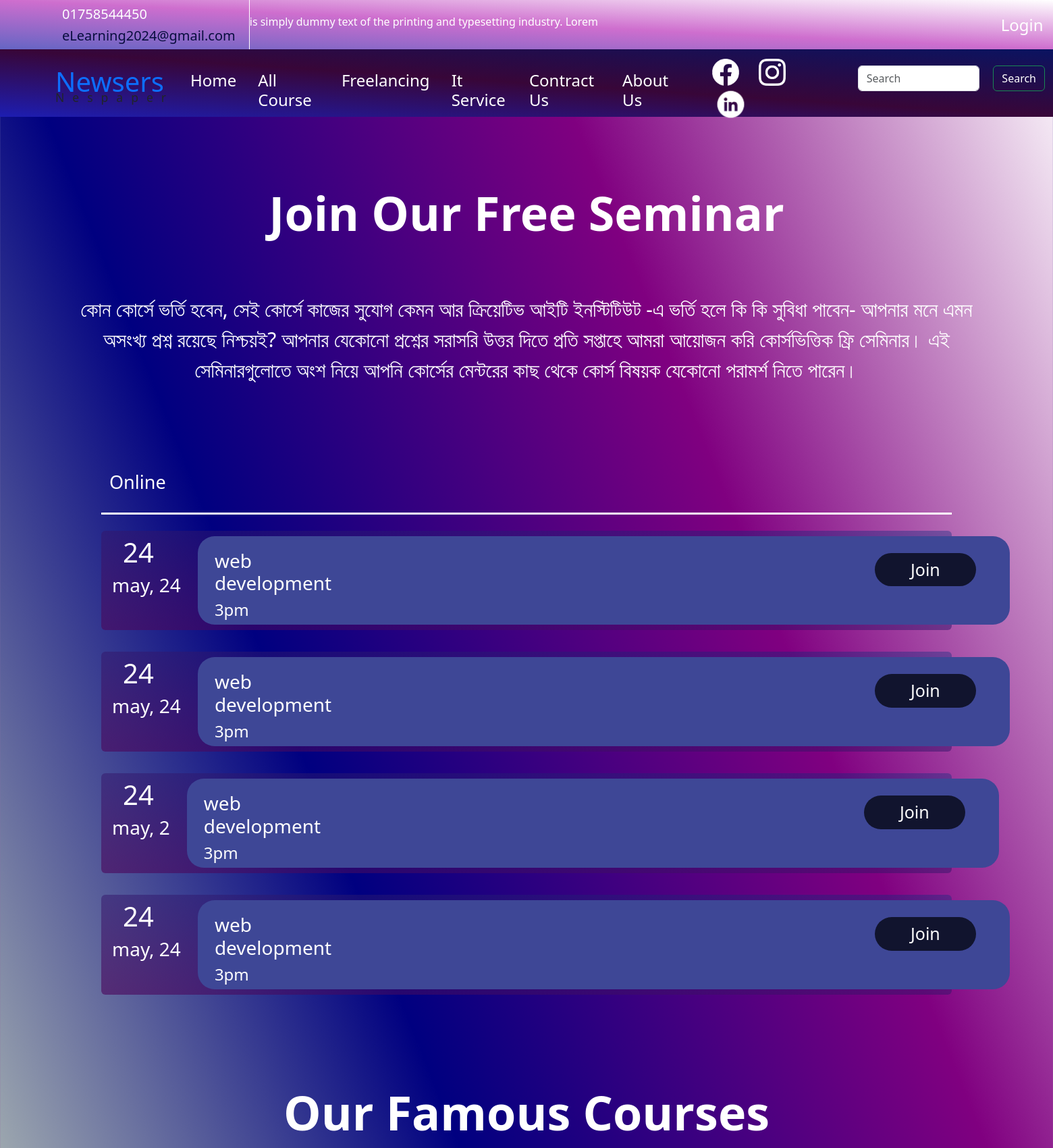
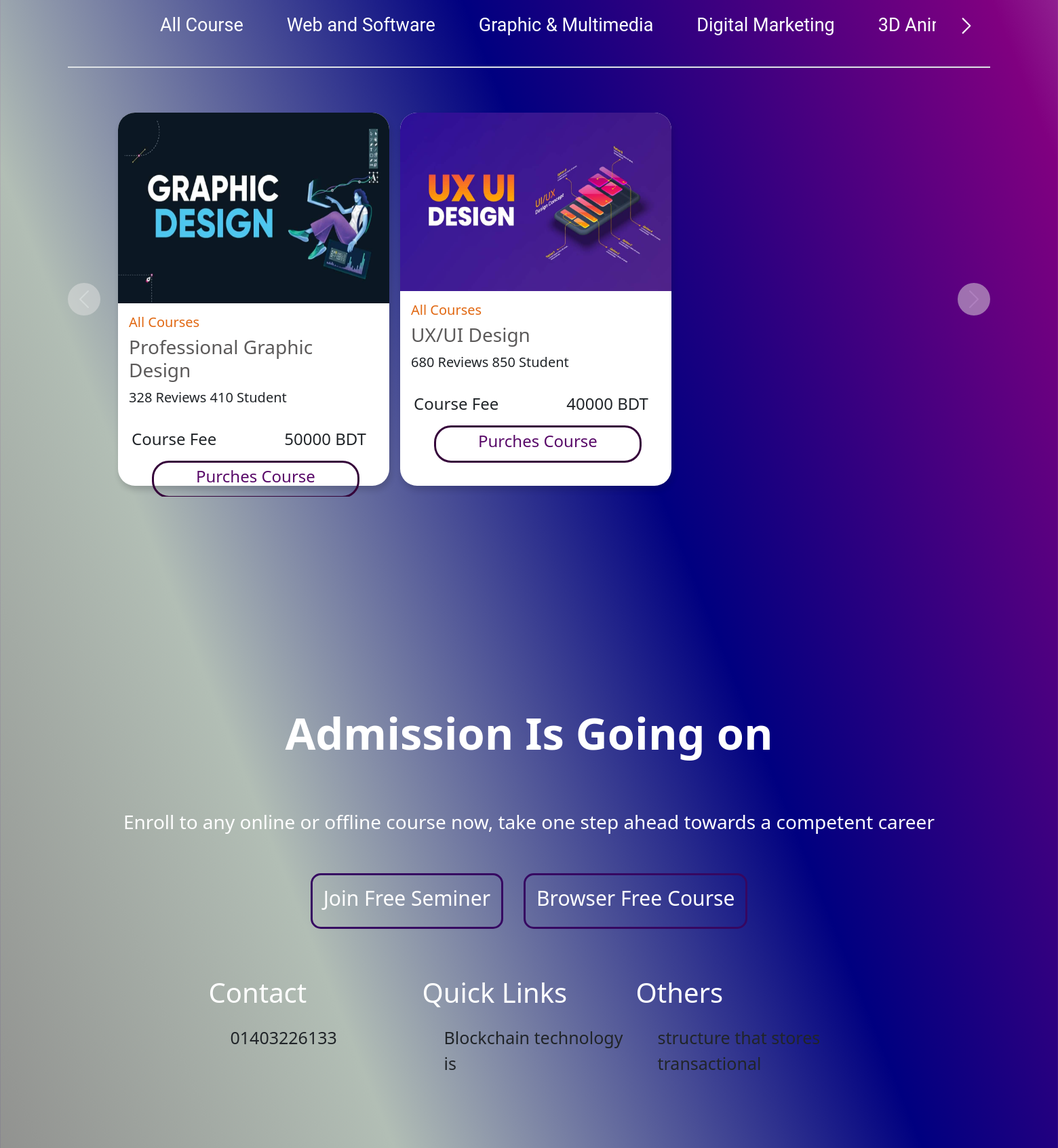
Page /Homepage/category/graphic-multimedia/ (upper part) on the committed database (2 pictures, top to bottom).
### HomePage/models.py (models this page shows, shortened)
class Navbar_text(models.Model):
    Text = models.TextField(blank=True, null= True)
    class Meta:
         verbose_name = 'Latest Navbar News Text'
         verbose_name_plural = 'Latest Navbar News Text'

class Seminer_Image_Text(models.Model):
    Seminer_image =models.ImageField(upload_to='HomePage/media/', blank=True, null=True, default= ' ')
    seminer_text  = models.TextField(blank=True, null=True, default=' ')
    class Meta:
         verbose_name = 'Set Home Page Seminer Image'
         verbose_name_plural = 'Set Home Page Seminer Image'

class Seminer_Time(models.Model):
    day = models.CharField( max_length=10, blank=True, null=True, default= ' ')
    month_Year = models.CharField(max_length=20, blank=True,null=True, default=' ')
    seminer_subject = models.CharField(max_length=150, blank=True, null=True, default=' ')
    seminer_time =models.CharField(max_length=100, blank=True, null=True, default=' ')
    class Meta:
         verbose_name = 'Set Online Seminer Time'
         verbose_name_plural = 'Set Online Seminer Time'

class Footer_other_detail_header(models.Model):
    Header_Name =models.CharField(max_length=100, blank=True, null=True)
    class Meta:
         verbose_name = 'Footer Other Detail Title'
         verbose_name_plural = 'Footer Other Detail Title'

class Header_li(models.Model):
    HeaderChoice=models.ForeignKey(Footer_other_detail_header, on_delete=models.CASCADE)
    List_Data = models.CharField(max_length=300, blank=True, null= True)
    class Meta:
         verbose_name = 'Footer Other Detail Title Data'
         verbose_name_plural = 'Footer Other Detail Title Data'

### Deshboard/models.py (models this page shows, shortened)
class All_Category_model(models.Model):
    Category_Name = models.CharField(max_length=150, blank=True, null=True, default=' ')
    slug = models.SlugField( max_length=150, unique= True, blank=True, null=True, default=' ')
    Category_Image = models.ImageField(upload_to='Deshboard/media/', blank=True, null=True, default=' ')
    class Meta:
         verbose_name = '4.1 All Category Name and Image'
         verbose_name_plural = '4.1 All Category Name and Image'

class All_Category_Card_Data(models.Model):
    Category_Name = models.ForeignKey(All_Category_model, on_delete=models.CASCADE, blank=True, null=True, default=' ', related_name='category_name')
    Image = models.ImageField(upload_to='Deshboard/media/', blank=True, null=True, default=' ')
    Course_name = models.CharField(max_length=100, blank=True, null=True, default=' ')
    student_review = models.CharField(max_length=200, blank=True, null=True, default=' ')
    Course_fees = models.CharField(max_length=100, blank=True, null=True, default=' ')
    class Meta:
         verbose_name = '4.2 All Category Card Data'
         verbose_name_plural = '4.2 All Category Card Data'

### HomePage/views.py (the view)
# urls.py: path('category/<slug:category_slug>/',views.Seminer_Page_views, name = 'seminer_page_category'),
def Seminer_Page_views(request, category_slug = None):
    seminer = Seminer_Time.objects.all()
    seminerText = Seminer_Image_Text.objects.last()
    if not seminerText:
        seminerText = None
    all_cagegory = All_Category_model.objects.all()
    card_data = All_Category_Card_Data.objects.all()
    if category_slug is not None:
        CategoryName = All_Category_model.objects.get(slug =category_slug )
        card_data = All_Category_Card_Data.objects.filter(Category_Name = CategoryName)
    all_cattogory_top_text = All_category_text.objects.last()
    return render(request, 'join_seminer.html', {
        'seminer': seminer,
        'seminerText': seminerText,
        'all_cagegory': all_cagegory,
        'card_data':card_data,
        'all_cattogory_top_text':all_cattogory_top_text,
    })

### HomePage/context_processors.py (called while the page is built)
def getBaseData(request):
    navbarText = Navbar_text.objects.all().last()
    Footer_other_header_name = Footer_other_detail_header.objects.all()
    CattegoryHeader = Footer_other_detail_header.objects.all()
    CattegoryHeaderData = {}
    for header in CattegoryHeader:
        CattegoryHeaderData[header] = Header_li.objects.filter(HeaderChoice = header )
    Pyament_image = Payment_Merchant.objects.all()
    footer_last = [Footer_Last_section.objects.last()]  # Wrap the object in a list
    return {'navbarText': navbarText,
            'Footer_other_header_name':Footer_other_header_name,
            'CattegoryHeaderData':CattegoryHeaderData,
            'Pyament_image': Pyament_image,
            'footer_last':footer_last,
            }

### HomePage/templates/join_seminer.html (shortened to what this page needs)
{% extends "base.html" %}
{% load static %}
{% block blockname %}
<div class="joinseminerfulldiv">
  <div class="text-center joinseminersecdiv">
      <h1 class="joinseminerheadername">Join Our Free Seminar</h1>
      <p class="joinseminerheaderptag">{{ seminerText.seminer_text }}</p>
  </div>
</div>
<div class="seminertimefulldiv">
    <div class="seminertimesecdiv">
        <div class=" d-flex p-2">
            <div class=" px-1 online" >
                <p>Online</p>
            </div>
        </div>
        <div>
            <div style="  border-bottom: 3px solid rgb(255, 255, 255);">
            </div>
        </div>
        <div>
         {% for i in seminer %}
          <ul class="list-group pb-2 pt-4  ">
          <li class="list-group-item seminerfulltutton" aria-current="true">
            <div class=" seminerdatediv">
              <h1 class="px-3"> {{i.day}} </h1>
              <span><h3> {{i.month_Year}} </h3></span>
            </div>
            <div class=" seminerudnderbodey">
              <div class=" pt-1 seminerudnderbodeysecdiv">
                <div class="pt-3 d-flex">
                  <div>
                    <h3 class=""> {{i.seminer_subject}} </h3>
                    <h4> {{i.seminer_time}} </h4>
                  </div>
                  <div  class="joinbutton">
                    <div class="joinbuttonsecdiv">
                      <a type="button" class="btn  joinbuttonsecbutton" >Join</a>
                    </div>
                  </div>
                </div>
              </div>
            </div>
          </li>
          </ul>
         {% endfor %}
        </div>
    </div>
</div>
<div class="allcourse">
  <div class="allcouresunder">
    <div class="text-center pt-4">
      <h1 class="fontsize">Our Famous Courses</h1>
  </div>
    <div class="d-flex gap-5 justify-content-center cattegoytype" style="display: block;">
      <div class="scrollable-tabs-container">
       <div class="scrollpayul  slider-services">
        <ul class="">
          <li>
            <a href="{% url 'seminer_page' %}" class=" acctive1"> All Course</a>
          </li>
          {% for cat in all_cagegory %}
          <li>
            <a href="{% url 'seminer_page_category' cat.slug %}" class=" acctive1"> {{cat.Category_Name}} </a>
          </li>
          {% endfor %}
        </ul>
       </div>
        <div class="right-arrow active">
          <svg xmlns="http://www.w3.org/2000/svg" fill="none" viewBox="0 0 24 24" stroke-width="1.5" stroke="currentColor" class="w-6 h-6">
            <path stroke-linecap="round" stroke-linejoin="round" d="M8.25 4.5l7.5 7.5-7.5 7.5"/>
          </svg>
        </div>
      </div>
    </div>
    <div class="border">
    </div>
    <div class="allcoursebanner">
      <div id="carouselExample" class="carousel">
        <div class="carousel-inner firstinner">
          {% for i in card_data %}
          <div class="carousel-item active carousel1">
            <div class="card allcatcard">
               <div>
                <img src="{{i.Image.url}}" alt="" class="images">
                <div class="card-body">
                  <h5 class="card-title AllCourses">All Courses</h5>
                  <a class="coursename" href="{% url 'CourseDetailsPage' i.id %}"><h3> {{i.Course_name}} </h3></a>
                  <p class="reviews"> {{i.student_review}} </p>
                </div>
                <div class="">
                  <div class="d-flex coursefeediv">
                    <h4>Course Fee</h4>
                    <div class="coursefee">
                      <h4> {{i.Course_fees}} BDT  </h4>
                    </div>
                  </div>
                  <div  class="buttondiv">
                    <a href="#" class="btn cardbuttonborder atag" >
                      <h4 class="margin">Purches Course</h4>
                    </a>
                  </div>
                </div>
               </div>
            </div>
        </div>
          {% endfor %}
        </div>
        <button class="carousel-control-prev controlprev" type="button" data-bs-target="#carouselExample" data-bs-slide="prev">
            <span class="carousel-control-prev-icon" aria-hidden="true"></span>
        </button>
        <button class="carousel-control-next controlnxt" type="button" data-bs-target="#carouselExample" data-bs-slide="next">
            <span class="carousel-control-next-icon" aria-hidden="true"></span>
        </button>
      </div>
    </div>
  </div>
</div>
{% endblock blockname %}

### templates/base.html (shortened to what this page needs)
{% load embed_video_tags %}
{% load static %}
<!DOCTYPE html>
<html lang="en">
<head>
    <link href="https://cdn.jsdelivr.net/gh/gitbrent/bootstrap4-toggle@3.6.1/css/bootstrap4-toggle.min.css" rel="stylesheet">
    <link href="https://cdn.jsdelivr.net/npm/bootstrap@5.3.3/dist/css/bootstrap.min.css" rel="stylesheet">
</head>
<body class="fullbody">
<div class="container-fluid sticky-top px-0 ">
  <div class="container-fluid topbar firstnavbar d-none d-lg-block">
    <div class=" px-0">
        <div class="topbar-top d-flex flex-lg-wrap">
            <div class="top-info d-flex">
                <div class="border-end numemail border-white">
                    <div>
                        <h5 class="text-white pt-1">01758544450</h5>
                    </div>
                    <div class="elearningemail">
                        <h5>eLearning2024@gmail.com</h5>
                    </div>
                </div>
                <div class="overflow-hidden" style="width: 1050px;">
                    <div id="note" class="lefttorighttext">
                     <p class="text-white scrolling-text"> {{navbarText.Text}} </p>
                    </div>
                </div>
                <div class="d-flex logoutdiv">
                    <div class="gap-5">
                        <a href="" class="btn logout"><h4>Login</h4></a>
                    </div>
                </div>
            </div>
        </div>
    </div>
</div>
  <div class="container-fluid secondnavbar">
    <div class=" px-0" >
      <nav class="navbar navbar-expand-xl">
          <a href="{% url 'homepage' %}" class="navbar-brand  navlogoa">
              <p class="text-primary display-6 mb-2" style="line-height: 0;">Newsers</p>
              <small class="text-body fw-normal" style="letter-spacing: 12px;">Nespaper</small>
          </a>
          <div class="collapse navbar-collapse py-3" id="navbarCollapse">
            <div class="navbar-nav  gap-3" >
                <a href="{% url 'homepage' %}" class="nav-item nav-link active"><H4 class="nabtextcolor">Home</H4></a>
                <a href="" class="nav-item nav-link nabtextcolor"><H4>All Course</H4></a>
                <a href="" class="nav-item nav-link nabtextcolor"><h4>Freelancing</h4></a>
                <a href="" class="nav-item nav-link nabtextcolor"><h4>It Service</h4></a>
                <a href="" class="nav-item nav-link nabtextcolor"><h4>Contract Us</h4></a>
                <a href="" class="nav-item nav-link nabtextcolor"><h4>About Us</h4></a>
                <div class="socialicondiv d-flex">
                 <div>
                  <img src="{% static 'socialmedia/facebook1.png' %}" class="socialicon" alt="">
                  <img src="{% static 'socialmedia/instagram.png' %}" class="socialicon" alt="">
                  <img src="{% static 'socialmedia/linkdin.png' %}" class="linkdin" alt="">
                 </div>
                  <div class="searchopt">
                    <form class="form-inline d-flex">
                      <input class="form-control mr-sm-2" type="search" placeholder="Search" aria-label="Search">
                      <button class="btn btn-outline-success searchbtn my-2 my-sm-0 px" type="submit">Search</button>
                    </form>
                  </div>
                </div>
            </div>
          </div>
      </nav>
    </div>
  </div>
</div>
      {% block blockname %}
      {% endblock blockname %}
<div class="Footerfirstdiv">
  <div>
    <div style="text-align: center;">
      <p class="Footerdivp" >Admission Is Going on</p>
      <h3 class="Footerdivh3">
        Enroll to any online or offline course now, take one step ahead towards a competent career
      </h3>
    </div>
    <div class=" d-flex align-content-center justify-content-center footerbutton">
     <div  class="footerbutton1" >
      <a type="button" class="btn  footerbutton12 p-3"><h4 class="footerbuttontext">Join Free Seminer</h4></a>
     </div>
     <div class="footerbutton2">
      <a type="button" class="btn footerbutton12 p-3" ><h4 class="footerbuttontext">Browser Free Course</h4></a>
     </div>
    </div>
    <div class="align-content-center justify-content-center footertextall">
      <div class="d-flex align-content-center justify-content-center footertextseconddiv">
          {% for header in Footer_other_header_name %}
          <div class="col-3">
              <h1 class="footerseconddivh1">{{ header.Header_Name }}</h1>
              <ul class="footerseconddivul">
                  {% for item in header.header_li_set.all %}
                  <li class="pt-3">{{ item.List_Data }}</li>
                  {% endfor %}
              </ul>
          </div>
          {% endfor %}
      </div>
  </div>
  </div>
</div>
<div class="paymentfirstdiv">
  <div class=" paymentsecdiv text-center">
  </div>
</div>
</body>
</html>

### templates/base.html (style rules this page uses)
.fullbody { background: linear-gradient(to left bottom, white, purple, rgb(0,0,128),rgb(178, 190, 181),rgb(134, 131, 131) ); }
.secondnavbar { background: linear-gradient(to left bottom, rgb(10, 19, 97), rgb(56, 6, 56), rgb(29, 29, 177) ); height: 100px; }
#navbarCollapse { background:#00000000; }
.firstnavbar { background: linear-gradient(to left bottom, white, rgb(206, 110, 206), rgb(101, 101, 196) ); }
.nabtextcolor { color: white; }
.logout { text-decoration: none; color: rgb(28, 7, 48); padding-top: 22px; }
.lefttorighttext { padding-top: 20px; }
.elearningemail { color: rgb(9, 14, 63); }
.logoutdiv { padding-left: 50px; padding-right: 50px; }
.border-white { padding-right:20px; padding-top:5px }
.socialicon { height: 40px; width: 40px; margin-left: 25px; cursor: pointer; }
.socialicondiv { margin-top: -10px; }
.linkdin { height: 55px; width: 55px; margin-left: 25px; cursor: pointer; }
.numemail { padding-left: 80px; }
.btn { color: white; }
.scrolling-text { white-space: nowrap; overflow: hidden; }
.navlogoa { padding-left: 70px; }
.searchopt { padding-left: 70px; padding-top: 10px; }
.searchbtn { margin-left: 20px; }
.Footerfirstdiv { background: transperent; padding-top:150px }
.Footerdivp { font-size: 65px; font-weight: 700; color: white; }
.Footerdivh3 { padding-top:50px; color: white; }
.footerbutton { padding-top: 50px; }
.footerbutton1 { padding-right: 15px; }
.footerbutton12 { border: 3px solid rgb(54, 7, 97); border-radius: 15px; }
.footerbuttontext { font-size: 30px; }
.footerbutton2 { padding-left: 15px; }
.footertextall { padding-top: 70px; }
.footertextseconddiv { padding-left:150px; padding-right:150px; }
.footerseconddivh1 { color: white; }
.footerseconddivul { font-size: 25px; list-style-type: none; }
.paymentsecdiv { padding-top: 100px; }
.paymentfirstdiv { padding-left: 100px; padding-right: 100px; }

### rows in the picture
Navbar_text: Text "is simply dummy text of the printing and typesetting industry. Lorem"
Seminer_Image_Text: seminer_text "কোন কোর্সে ভর্তি হবেন, সেই কোর্সে কাজের সুযোগ কেমন আর ক্রিয়েটিভ আইটি ইনস্টিটিউট -এ ভর্তি হলে কি কি সুবিধা পাবেন- আপনার মনে এমন অসংখ্য প্রশ্ন রয়েছে নিশ্চয়ই? আপনার যেকোনো প্রশ্নের সরাসরি উত্তর দিতে প্রতি সপ্তাহে আমরা আয়োজন করি কোর্সভিত্তিক ফ্রি সেমিনার। এই সেমিনারগুলোতে অংশ নিয়ে আপনি কোর্সের মেন্টরের কাছ থেকে কোর্স বিষয়ক যেকোনো পরামর্শ নিতে পারেন।"
Seminer_Time: day "24", month_Year "may, 24", seminer_subject "web development", seminer_time "3pm"
Seminer_Time: day "24", month_Year "may, 24", seminer_subject "web development", seminer_time "3pm"
Seminer_Time: day "24", month_Year "may, 2", seminer_subject "web development", seminer_time "3pm"
Seminer_Time: day "24", month_Year "may, 24", seminer_subject "web development", seminer_time "3pm"
All_Category_model: Category_Name "Web and Software"
All_Category_model: Category_Name "Graphic & Multimedia"
All_Category_model: Category_Name "Digital Marketing"
All_Category_model: Category_Name "3D…"
All_Category_Card_Data: Image (picture), Course_name "Professional Graphic Design", student_review "328 Reviews 410 Student", Course_fees "50000"
All_Category_Card_Data: Image (picture), Course_name "UX/UI Design", student_review "680 Reviews 850 Student", Course_fees "40000"
Footer_other_detail_header: Header_Name "Contact"
Header_li: List_Data "01403226133"
Footer_other_detail_header: Header_Name "Quick Links"
Header_li: List_Data "Blockchain technology is"
Footer_other_detail_header: Header_Name "Others"
Header_li: List_Data "structure that stores transactional"
